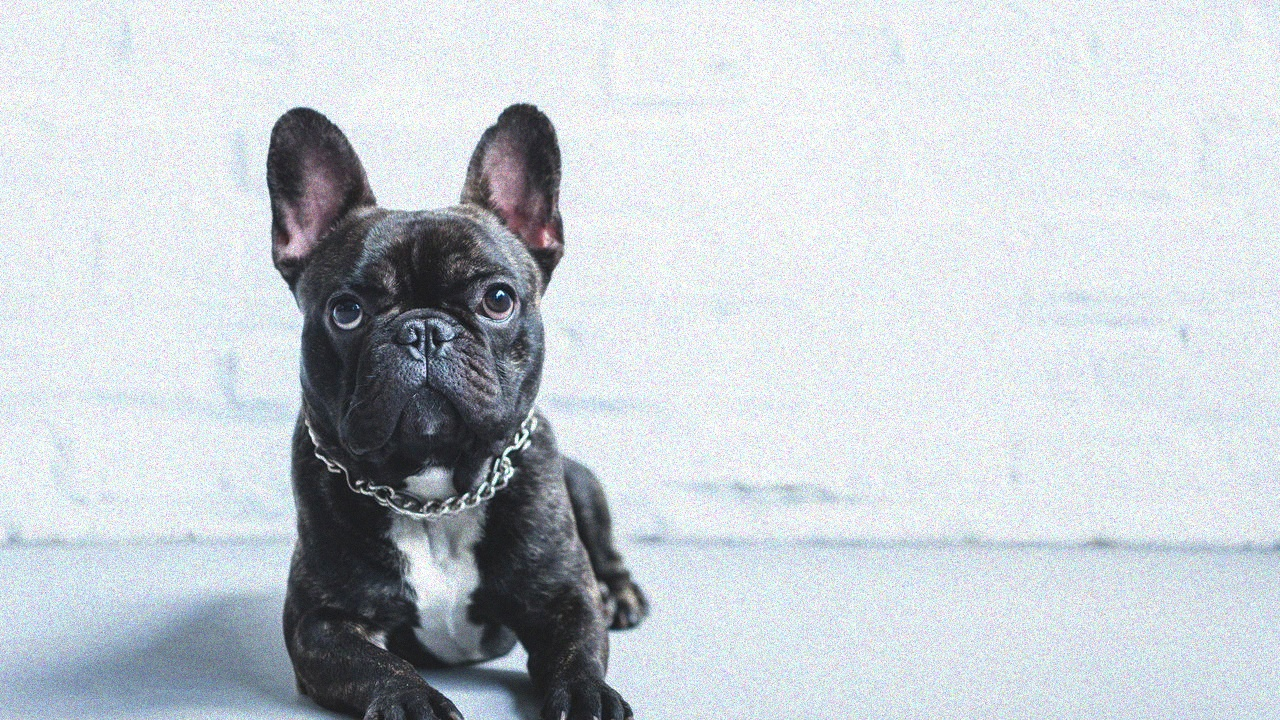
#> input picture ponderada_vc/dog.jpg, 1280 x 720 px
$ python funcoes_visao.py
#> lines starting #> are read from the running program, lines starting #| are printed output that depends on the picture; after the words box and inside, x2 and y2 are one past the last pixel; in counts of white or black regions, pixels touching at a corner belong together
from pathlib import Path

import cv2
import numpy as np
import matplotlib.pyplot as plt

caminho_img = Path(__file__).resolve().parents[1] / 'dog.jpg'
img_bgr = cv2.imread(str(caminho_img))
#> img_bgr is the input picture: shape (720, 1280, 3); mean B, G, R 210, 204.3, 197.7
if img_bgr is None:
    raise FileNotFoundError(f"Nao foi possivel carregar a imagem: {caminho_img}")

img_bgr = img_bgr.astype(np.float64)
img = 0.114 * img_bgr[:, :, 0] + 0.587 * img_bgr[:, :, 1] + 0.299 * img_bgr[:, :, 2]

def gaussian_kernel(size=5, sigma=1.4):
    ax = np.arange(-(size // 2), size // 2 + 1)
    xx, yy = np.meshgrid(ax, ax)
    kernel = np.exp(-(xx**2 + yy**2) / (2 * sigma**2))
    return kernel / kernel.sum()

def convolve(image, kernel):
    pad = kernel.shape[0] // 2
#> pad = 2
    padded = np.pad(image, pad, mode='reflect')
    output = np.zeros_like(image)
    for i in range(image.shape[0]):
        for j in range(image.shape[1]):
            output[i, j] = np.sum(
                padded[i:i+kernel.shape[0], j:j+kernel.shape[1]] * kernel
            )
    return output

blurred = convolve(img, gaussian_kernel())

def sobel(image):
    Kx = np.array([[-1, 0, 1],
                   [-2, 0, 2],
                   [-1, 0, 1]], dtype=np.float64)

    Ky = np.array([[-1, -2, -1],
                   [ 0,  0,  0],
                   [ 1,  2,  1]], dtype=np.float64)

    Gx = convolve(image, Kx)
#> after the loop in convolve (call 2), `for i in range(image.shape[0]):`:
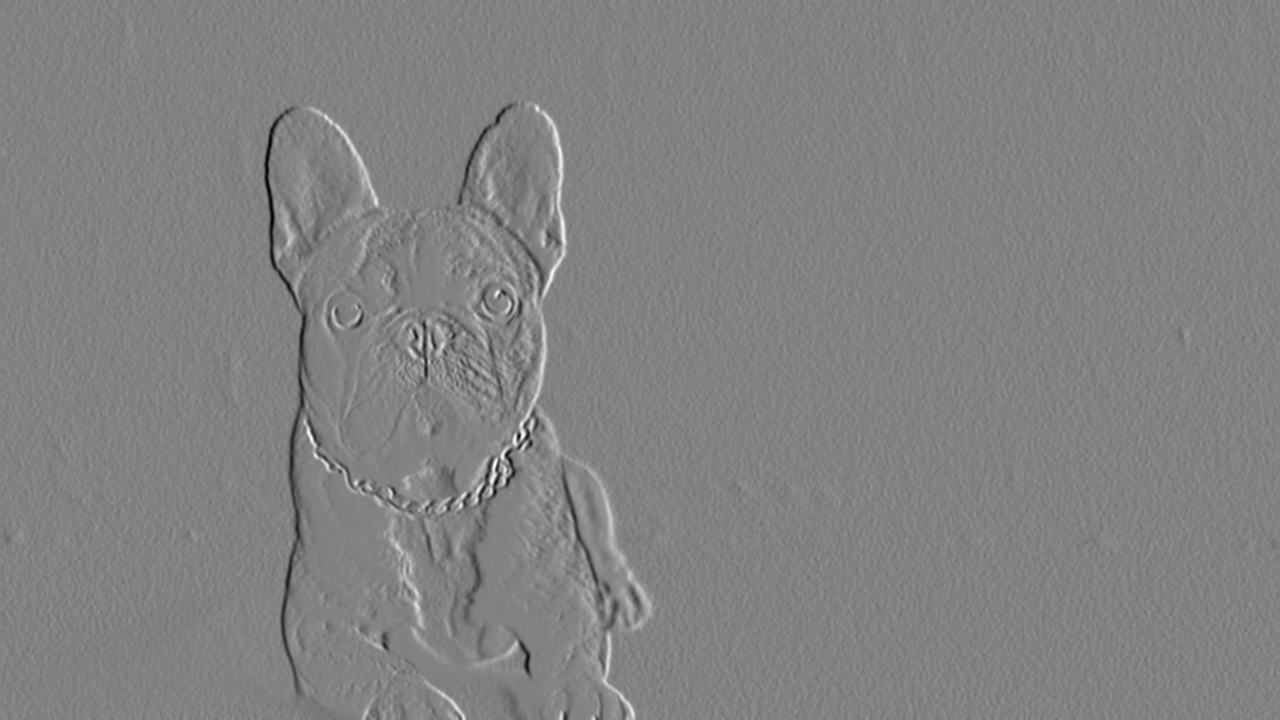
#> output: shape (720, 1280) float64; min -387.1, max 369.7, mean 0; drawn with min black and max white
    Gy = convolve(image, Ky)
#> after the loop in convolve (call 3), `for i in range(image.shape[0]):`:
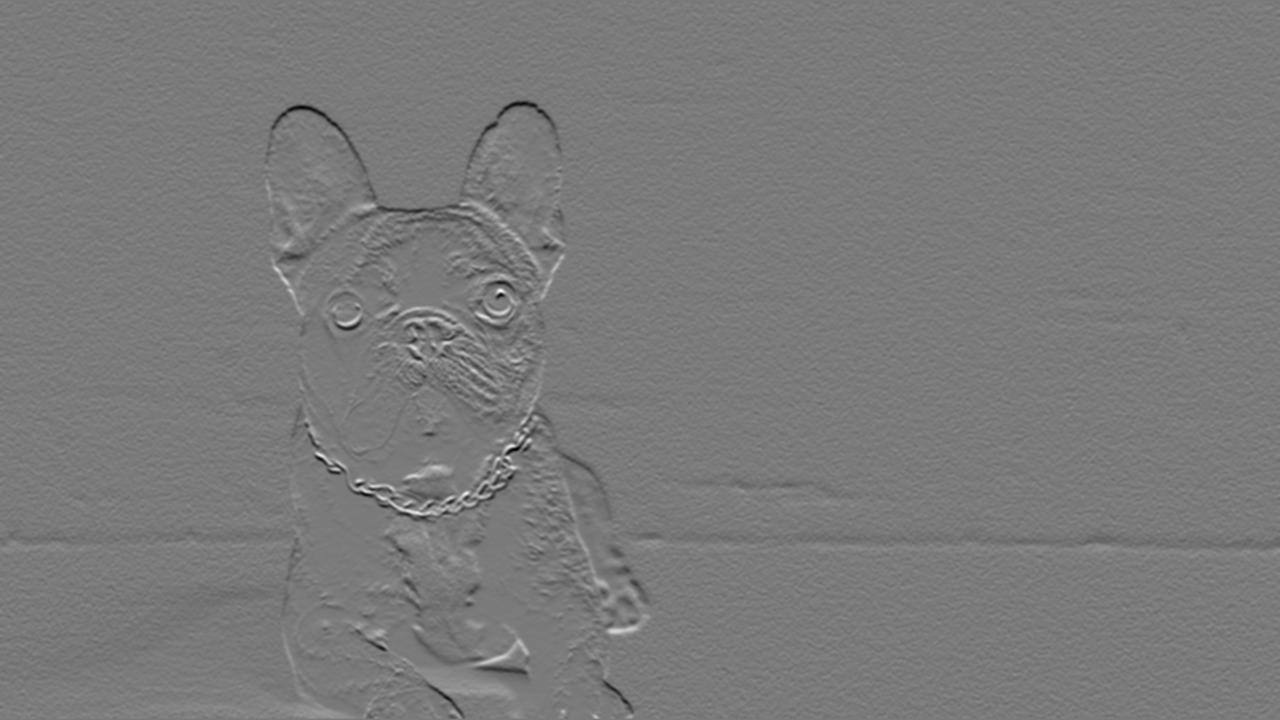
#> output: shape (720, 1280) float64; min -375.9, max 405.7, mean -0.6; drawn with min black and max white

    magnitude = np.sqrt(Gx**2 + Gy**2)
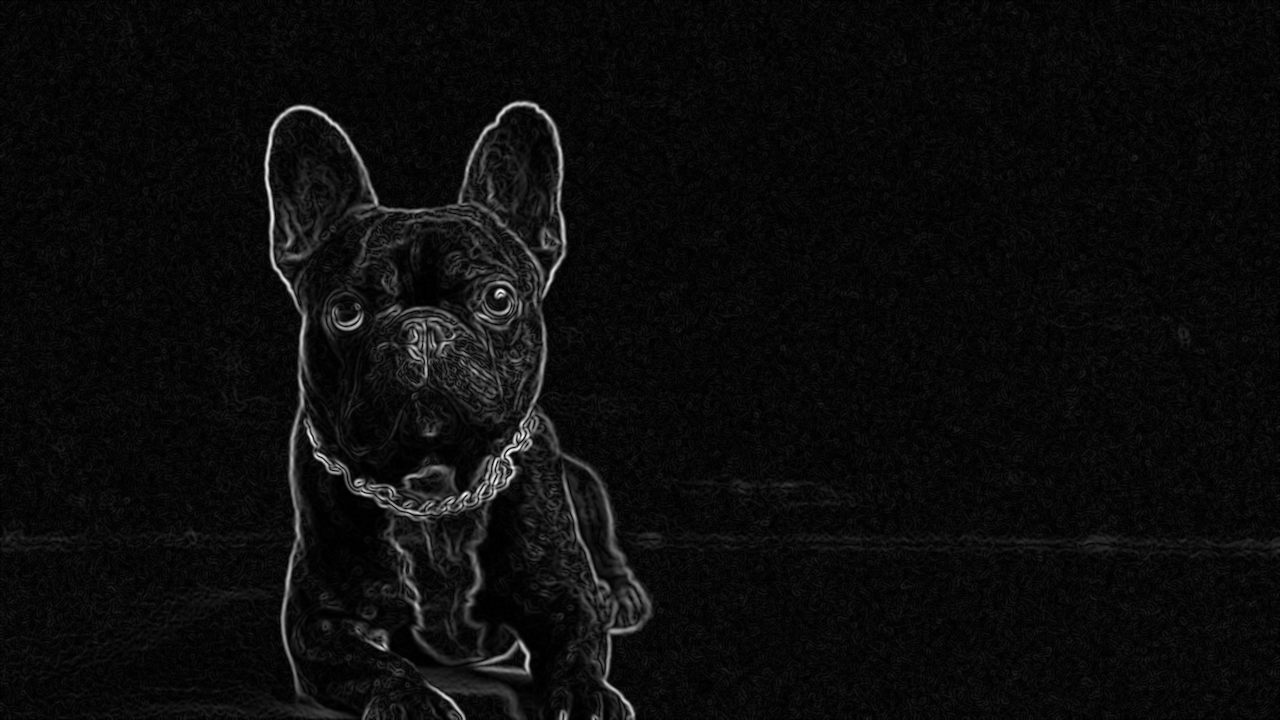
#> magnitude: shape (720, 1280) float64; min 2.84e-14, max 421.9, mean 20.7; drawn with min black and max white
    maximo = magnitude.max()
#> maximo = 421.9
    if maximo == 0:
        return magnitude

    return magnitude / maximo * 255

edges = sobel(blurred)

threshold = 80
binary = (edges > threshold).astype(np.uint8) * 255
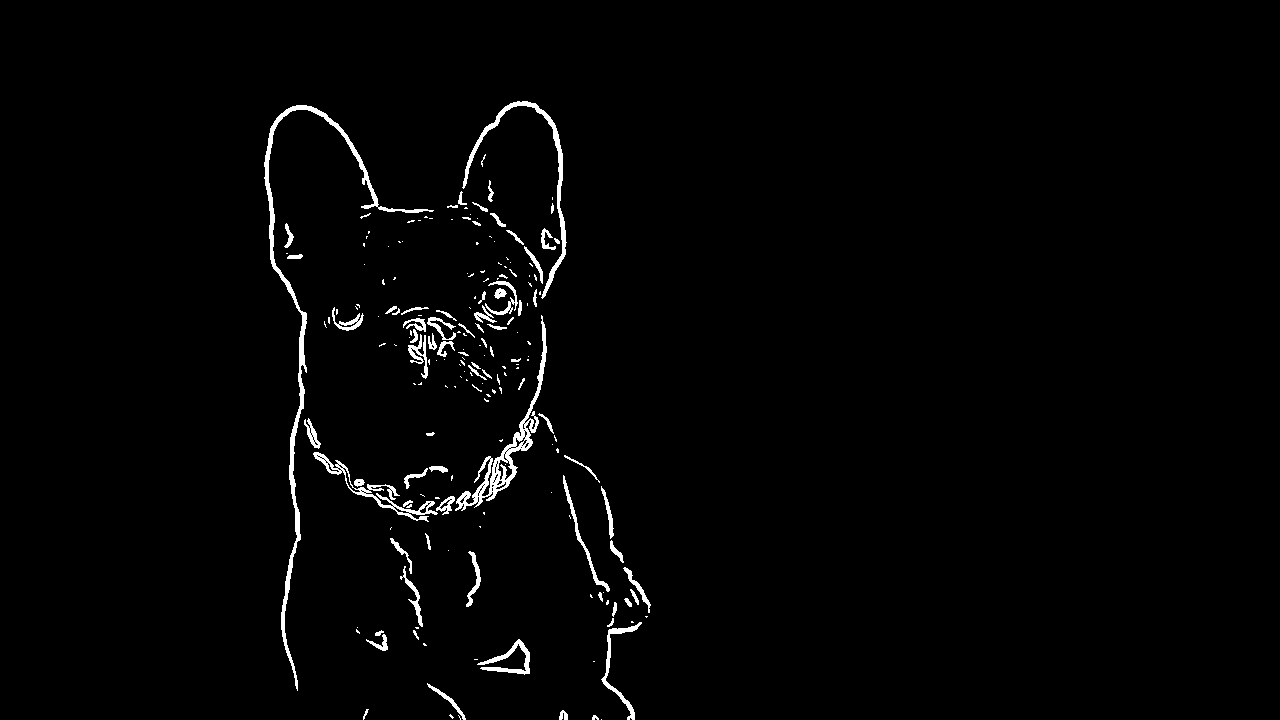
#> binary: shape (720, 1280); 1.7% white; 195 white regions (116 under 20 px), largest, box (x1, y1, x2, y2) and area: (264, 105, 434, 691) 3382, (455, 315, 547, 511) 2033, (462, 101, 567, 299) 1438

fig, axes = plt.subplots(1, 3, figsize=(15, 5))
axes[0].imshow(img, cmap='gray')
axes[0].set_title('1. Escala de Cinza')
axes[1].imshow(edges, cmap='gray')
axes[1].set_title('2. Bordas (Sobel)')
axes[2].imshow(binary, cmap='gray')
axes[2].set_title('3. Limiarizacao')

for ax in axes:
    ax.axis('off')

plt.tight_layout()
plt.savefig(Path(__file__).with_name('resultado_visao.png'), dpi=150)
plt.show()

points = np.argwhere(binary > 0)
#> points = 16004 pairs, first value 101 to 719, second value 264 to 650

print(f"Total de pontos de borda: {len(points)}")
#| Total de pontos de borda: 16004
print(f"Visualizacao salva em: {Path(__file__).with_name('resultado_visao.png')}")
